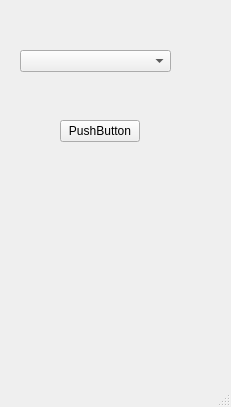
<?xml version="1.0" encoding="UTF-8"?>
<ui version="4.0">
 <class>MainWindow</class>
 <widget class="QMainWindow" name="MainWindow">
  <property name="geometry">
   <rect>
    <x>0</x>
    <y>0</y>
    <width>231</width>
    <height>407</height>
   </rect>
  </property>
  <property name="windowTitle">
   <string>MainWindow</string>
  </property>
  <widget class="QWidget" name="centralwidget">
   <widget class="QComboBox" name="comboBox">
    <property name="geometry">
     <rect>
      <x>20</x>
      <y>50</y>
      <width>151</width>
      <height>22</height>
     </rect>
    </property>
   </widget>
   <widget class="QPushButton" name="pushButton">
    <property name="geometry">
     <rect>
      <x>60</x>
      <y>120</y>
      <width>80</width>
      <height>22</height>
     </rect>
    </property>
    <property name="text">
     <string>PushButton</string>
    </property>
   </widget>
  </widget>
  <widget class="QMenuBar" name="menubar">
   <property name="geometry">
    <rect>
     <x>0</x>
     <y>0</y>
     <width>231</width>
     <height>21</height>
    </rect>
   </property>
  </widget>
  <widget class="QStatusBar" name="statusbar"/>
 </widget>
 <resources/>
 <connections/>
</ui>
